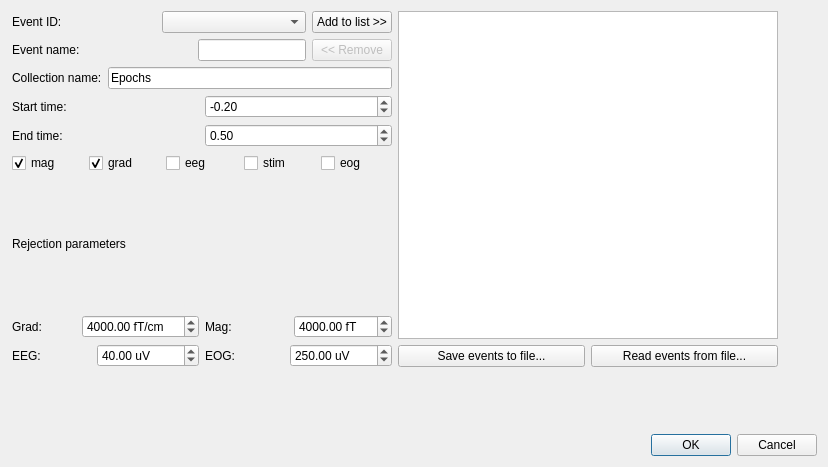
<?xml version="1.0" encoding="UTF-8"?>
<ui version="4.0">
 <class>EventSelectionDialog</class>
 <widget class="QDialog" name="EventSelectionDialog">
  <property name="windowModality">
   <enum>Qt::WindowModal</enum>
  </property>
  <property name="geometry">
   <rect>
    <x>0</x>
    <y>0</y>
    <width>828</width>
    <height>467</height>
   </rect>
  </property>
  <property name="windowTitle">
   <string>Meggie - Epoch Creation</string>
  </property>
  <layout class="QGridLayout" name="gridLayout">
   <item row="2" column="0">
    <widget class="QDialogButtonBox" name="cancelOkButtonBox">
     <property name="enabled">
      <bool>true</bool>
     </property>
     <property name="orientation">
      <enum>Qt::Horizontal</enum>
     </property>
     <property name="standardButtons">
      <set>QDialogButtonBox::Cancel|QDialogButtonBox::Ok</set>
     </property>
    </widget>
   </item>
   <item row="1" column="0">
    <widget class="QScrollArea" name="scrollArea">
     <property name="enabled">
      <bool>true</bool>
     </property>
     <property name="frameShape">
      <enum>QFrame::NoFrame</enum>
     </property>
     <property name="widgetResizable">
      <bool>true</bool>
     </property>
     <widget class="QWidget" name="scrollAreaWidgetContents">
      <property name="geometry">
       <rect>
        <x>0</x>
        <y>0</y>
        <width>810</width>
        <height>412</height>
       </rect>
      </property>
      <property name="minimumSize">
       <size>
        <width>741</width>
        <height>400</height>
       </size>
      </property>
      <widget class="QWidget" name="">
       <property name="geometry">
        <rect>
         <x>1</x>
         <y>0</y>
         <width>766</width>
         <height>356</height>
        </rect>
       </property>
       <layout class="QHBoxLayout" name="horizontalLayout_4">
        <item>
         <layout class="QVBoxLayout" name="verticalLayout_11">
          <item>
           <layout class="QVBoxLayout" name="verticalLayout_2">
            <item>
             <layout class="QGridLayout" name="gridLayout_2">
              <item row="0" column="0">
               <layout class="QHBoxLayout" name="horizontalLayout_7">
                <item>
                 <widget class="QLabel" name="labelEventID">
                  <property name="text">
                   <string>Event ID:</string>
                  </property>
                 </widget>
                </item>
                <item>
                 <widget class="QComboBox" name="comboBoxEventID"/>
                </item>
               </layout>
              </item>
              <item row="0" column="1" rowspan="2">
               <layout class="QVBoxLayout" name="verticalLayout">
                <item>
                 <widget class="QPushButton" name="pushButtonAdd">
                  <property name="text">
                   <string>Add to list &gt;&gt;</string>
                  </property>
                 </widget>
                </item>
                <item>
                 <widget class="QPushButton" name="pushButtonRemove">
                  <property name="enabled">
                   <bool>false</bool>
                  </property>
                  <property name="text">
                   <string>&lt;&lt; Remove</string>
                  </property>
                 </widget>
                </item>
               </layout>
              </item>
              <item row="1" column="0">
               <layout class="QHBoxLayout" name="horizontalLayout_5">
                <item>
                 <widget class="QLabel" name="labelName">
                  <property name="text">
                   <string>Event name:      </string>
                  </property>
                 </widget>
                </item>
                <item>
                 <spacer name="horizontalSpacer">
                  <property name="orientation">
                   <enum>Qt::Horizontal</enum>
                  </property>
                  <property name="sizeHint" stdset="0">
                   <size>
                    <width>40</width>
                    <height>20</height>
                   </size>
                  </property>
                 </spacer>
                </item>
                <item>
                 <widget class="QLineEdit" name="lineEditName"/>
                </item>
               </layout>
              </item>
             </layout>
            </item>
            <item>
             <layout class="QHBoxLayout" name="horizontalLayout">
              <item>
               <widget class="QLabel" name="labelCollectionName">
                <property name="text">
                 <string>Collection name:</string>
                </property>
               </widget>
              </item>
              <item>
               <widget class="QLineEdit" name="lineEditCollectionName">
                <property name="text">
                 <string>Epochs</string>
                </property>
               </widget>
              </item>
             </layout>
            </item>
           </layout>
          </item>
          <item>
           <layout class="QVBoxLayout" name="verticalLayout_5">
            <item>
             <layout class="QVBoxLayout" name="verticalLayout_6">
              <item>
               <layout class="QHBoxLayout" name="horizontalLayout_2">
                <item>
                 <widget class="QLabel" name="labelTmin">
                  <property name="text">
                   <string>Start time:</string>
                  </property>
                 </widget>
                </item>
                <item>
                 <widget class="QDoubleSpinBox" name="doubleSpinBoxTmin">
                  <property name="minimum">
                   <double>-10.000000000000000</double>
                  </property>
                  <property name="singleStep">
                   <double>0.100000000000000</double>
                  </property>
                  <property name="value">
                   <double>-0.200000000000000</double>
                  </property>
                 </widget>
                </item>
               </layout>
              </item>
              <item>
               <layout class="QHBoxLayout" name="horizontalLayout_3">
                <item>
                 <widget class="QLabel" name="labelTmax">
                  <property name="text">
                   <string>End time:</string>
                  </property>
                 </widget>
                </item>
                <item>
                 <widget class="QDoubleSpinBox" name="doubleSpinBoxTmax">
                  <property name="maximum">
                   <double>9.900000000000000</double>
                  </property>
                  <property name="singleStep">
                   <double>0.100000000000000</double>
                  </property>
                  <property name="value">
                   <double>0.500000000000000</double>
                  </property>
                 </widget>
                </item>
               </layout>
              </item>
             </layout>
            </item>
            <item>
             <layout class="QVBoxLayout" name="verticalLayout_9">
              <item>
               <layout class="QHBoxLayout" name="horizontalLayout_6">
                <item>
                 <widget class="QCheckBox" name="checkBoxMag">
                  <property name="text">
                   <string>mag</string>
                  </property>
                  <property name="checked">
                   <bool>true</bool>
                  </property>
                 </widget>
                </item>
                <item>
                 <widget class="QCheckBox" name="checkBoxGrad">
                  <property name="text">
                   <string>grad</string>
                  </property>
                  <property name="checked">
                   <bool>true</bool>
                  </property>
                 </widget>
                </item>
                <item>
                 <widget class="QCheckBox" name="checkBoxEeg">
                  <property name="text">
                   <string>eeg</string>
                  </property>
                  <property name="checked">
                   <bool>false</bool>
                  </property>
                 </widget>
                </item>
                <item>
                 <widget class="QCheckBox" name="checkBoxStim">
                  <property name="text">
                   <string>stim</string>
                  </property>
                  <property name="checked">
                   <bool>false</bool>
                  </property>
                 </widget>
                </item>
                <item>
                 <widget class="QCheckBox" name="checkBoxEog">
                  <property name="text">
                   <string>eog</string>
                  </property>
                  <property name="checked">
                   <bool>false</bool>
                  </property>
                 </widget>
                </item>
               </layout>
              </item>
             </layout>
            </item>
           </layout>
          </item>
          <item>
           <layout class="QVBoxLayout" name="verticalLayout_10"/>
          </item>
          <item>
           <layout class="QVBoxLayout" name="verticalLayout_3">
            <item>
             <widget class="QLabel" name="labelRejections">
              <property name="text">
               <string>Rejection parameters</string>
              </property>
             </widget>
            </item>
            <item>
             <layout class="QHBoxLayout" name="horizontalLayout_30">
              <item>
               <layout class="QVBoxLayout" name="verticalLayout_7">
                <item>
                 <layout class="QHBoxLayout" name="horizontalLayout_31">
                  <item>
                   <widget class="QLabel" name="labelGradReject_3">
                    <property name="text">
                     <string>Grad:</string>
                    </property>
                   </widget>
                  </item>
                  <item>
                   <widget class="QDoubleSpinBox" name="doubleSpinBoxGradReject_3">
                    <property name="prefix">
                     <string/>
                    </property>
                    <property name="suffix">
                     <string> fT/cm</string>
                    </property>
                    <property name="maximum">
                     <double>1000000000.000000000000000</double>
                    </property>
                    <property name="value">
                     <double>4000.000000000000000</double>
                    </property>
                   </widget>
                  </item>
                 </layout>
                </item>
                <item>
                 <layout class="QHBoxLayout" name="horizontalLayout_32">
                  <item>
                   <widget class="QLabel" name="labelEegReject_3">
                    <property name="text">
                     <string>EEG:</string>
                    </property>
                   </widget>
                  </item>
                  <item>
                   <widget class="QDoubleSpinBox" name="doubleSpinBoxEEGReject_3">
                    <property name="suffix">
                     <string> uV</string>
                    </property>
                    <property name="maximum">
                     <double>1000000000.000000000000000</double>
                    </property>
                    <property name="value">
                     <double>40.000000000000000</double>
                    </property>
                   </widget>
                  </item>
                 </layout>
                </item>
               </layout>
              </item>
              <item>
               <layout class="QVBoxLayout" name="verticalLayout_8">
                <item>
                 <layout class="QHBoxLayout" name="horizontalLayout_33">
                  <item>
                   <widget class="QLabel" name="labelMagReject_3">
                    <property name="text">
                     <string>Mag:</string>
                    </property>
                   </widget>
                  </item>
                  <item>
                   <widget class="QDoubleSpinBox" name="doubleSpinBoxMagReject_3">
                    <property name="suffix">
                     <string> fT</string>
                    </property>
                    <property name="maximum">
                     <double>1000000000.000000000000000</double>
                    </property>
                    <property name="value">
                     <double>4000.000000000000000</double>
                    </property>
                   </widget>
                  </item>
                 </layout>
                </item>
                <item>
                 <layout class="QHBoxLayout" name="horizontalLayout_34">
                  <item>
                   <widget class="QLabel" name="labelEogReject_3">
                    <property name="text">
                     <string>EOG:</string>
                    </property>
                   </widget>
                  </item>
                  <item>
                   <widget class="QDoubleSpinBox" name="doubleSpinBoxEOGReject_3">
                    <property name="suffix">
                     <string> uV</string>
                    </property>
                    <property name="maximum">
                     <double>1000000000.000000000000000</double>
                    </property>
                    <property name="value">
                     <double>250.000000000000000</double>
                    </property>
                   </widget>
                  </item>
                 </layout>
                </item>
               </layout>
              </item>
             </layout>
            </item>
           </layout>
          </item>
         </layout>
        </item>
        <item>
         <layout class="QVBoxLayout" name="verticalLayout_4">
          <item>
           <widget class="QListWidget" name="listWidgetEvents"/>
          </item>
          <item>
           <layout class="QHBoxLayout" name="horizontalLayout_8">
            <item>
             <widget class="QPushButton" name="pushButtonSaveEvents">
              <property name="text">
               <string>Save events to file...</string>
              </property>
             </widget>
            </item>
            <item>
             <widget class="QPushButton" name="pushButtonReadEvents">
              <property name="text">
               <string>Read events from file...</string>
              </property>
             </widget>
            </item>
           </layout>
          </item>
         </layout>
        </item>
       </layout>
      </widget>
     </widget>
    </widget>
   </item>
  </layout>
 </widget>
 <resources/>
 <connections>
  <connection>
   <sender>cancelOkButtonBox</sender>
   <signal>accepted()</signal>
   <receiver>EventSelectionDialog</receiver>
   <slot>accept()</slot>
   <hints>
    <hint type="sourcelabel">
     <x>664</x>
     <y>607</y>
    </hint>
    <hint type="destinationlabel">
     <x>157</x>
     <y>274</y>
    </hint>
   </hints>
  </connection>
  <connection>
   <sender>cancelOkButtonBox</sender>
   <signal>rejected()</signal>
   <receiver>EventSelectionDialog</receiver>
   <slot>reject()</slot>
   <hints>
    <hint type="sourcelabel">
     <x>664</x>
     <y>607</y>
    </hint>
    <hint type="destinationlabel">
     <x>286</x>
     <y>274</y>
    </hint>
   </hints>
  </connection>
 </connections>
 <slots>
  <slot>openFileChooserDialog()</slot>
 </slots>
</ui>
